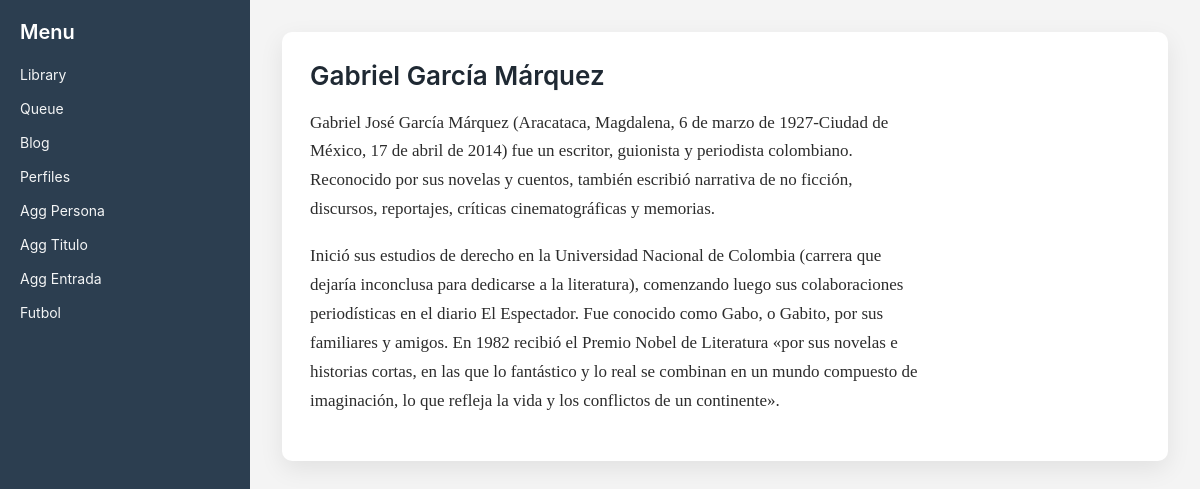
/lib/persona/2, run on an earlier commit of the app's database.
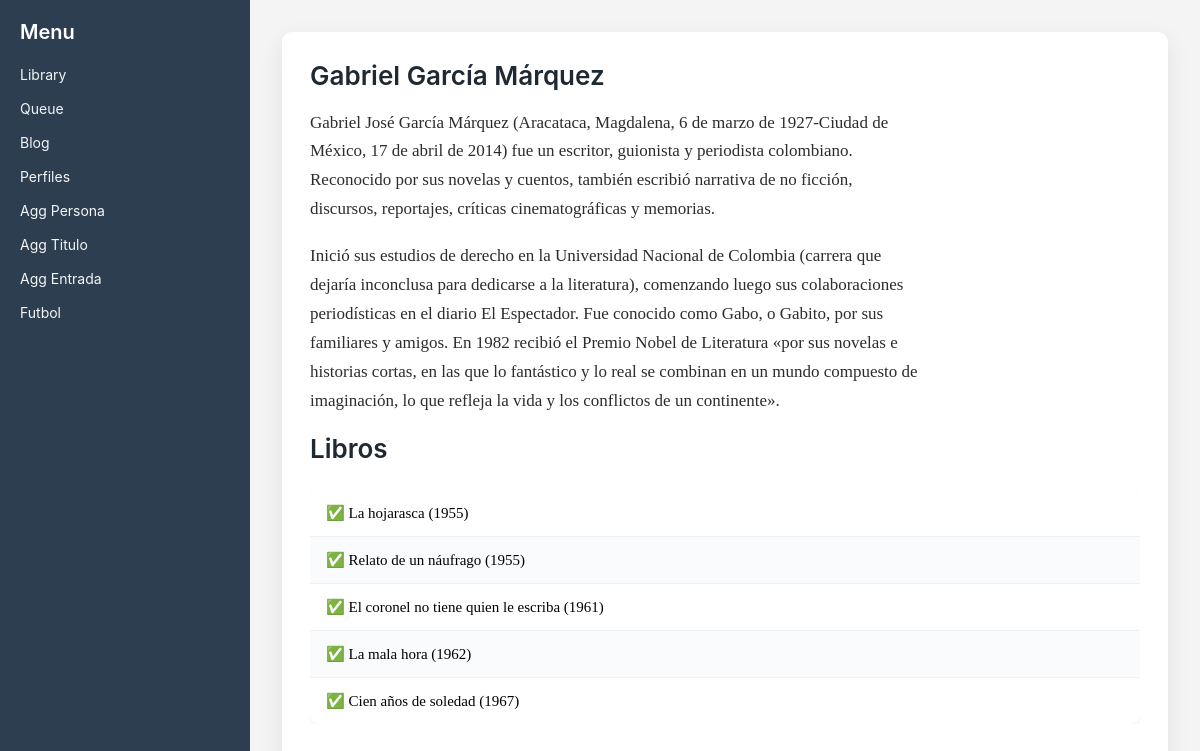
And on a later commit of the database.
### diralibrary/models.py (models this page shows, shortened)
class Credito(models.Model):
	persona = models.ForeignKey(Persona, on_delete=models.CASCADE)
	libro = models.ForeignKey(Titulo, on_delete=models.CASCADE)
	credito = models.CharField(max_length=200)

class Titulo(models.Model):
	titulo = models.CharField(max_length=512)
	titulo_original = models.CharField(max_length=512)
	idioma_original = models.CharField(max_length=80)
	fecha_publicacion = models.DateField(blank=True,null=True)
	tipo = models.ForeignKey(Tipo, on_delete=models.CASCADE)
	anho_publicacion = models.IntegerField()
	synopsis = models.TextField()
	@property
	def leido(self):
	    conteo = Consumo.objects.filter(titulo = self).count()
	    valor = True if conteo > 0 else False
	    return valor

### diralibrary/views.py (the view)
# urls.py: path('persona/<persona_id>', views.persona, name='persona'),
def persona(request,persona_id):
	this_persona = Persona.objects.get(pk=int(persona_id))
	creditos = Credito.objects.filter(persona=this_persona).order_by('libro__anho_publicacion')
	return render(request,'persona.html',{'this_persona':this_persona,'creditos':creditos})

### diralibrary/models.py (called while the page is built)
	@property
	def mdOutput(self):
		n_corte = self.bio.find('==headtext==')
		if n_corte == -1:
			this_texto = self.bio
		else:
			this_texto = self.bio.replace('==headtext==','')
		return(markdown.markdown(this_texto,extensions=['extra']))

### diralibrary/templates/persona.html
{% extends 'base_lib.html' %}
{% load static %}
{% block contenido %}
<div class="form-card">
    <h2>{{this_persona.nombre}}</h2>
    {{this_persona.mdOutput|safe}}
    {% if creditos %}
    <h2>Libros</h2>
<div class="table-wrapper">
      <table>
        <tbody>
        {% for r in creditos %}
          <tr>
            <td>{% if r.libro.leido %}&#9989;&nbsp;{% endif %}<a href="{% url 'titulo' r.libro.id %}" style="text-decoration: none; color:black;">{{r.libro.titulo}} ({{r.libro.anho_publicacion}})</a></td>
          </tr>
         {% endfor %}
        </tbody>
      </table>
    </div>
{% endif %}
</div>
{% endblock %}

What changed in the data, as far as the page shows it:
added Credito: libro.titulo "La hojarasca", libro.anho_publicacion "1955"
added Credito: libro.titulo "Relato de un náufrago", libro.anho_publicacion "1955"
added Credito: libro.titulo "El coronel no tiene quien le escriba", libro.anho_publicacion "1961"
added Credito: libro.titulo "La mala hora", libro.anho_publicacion "1962"
added Credito: libro.titulo "Cien años de soledad", libro.anho_publicacion "1967"
Also different on the page:
text now shown: "Libros"
